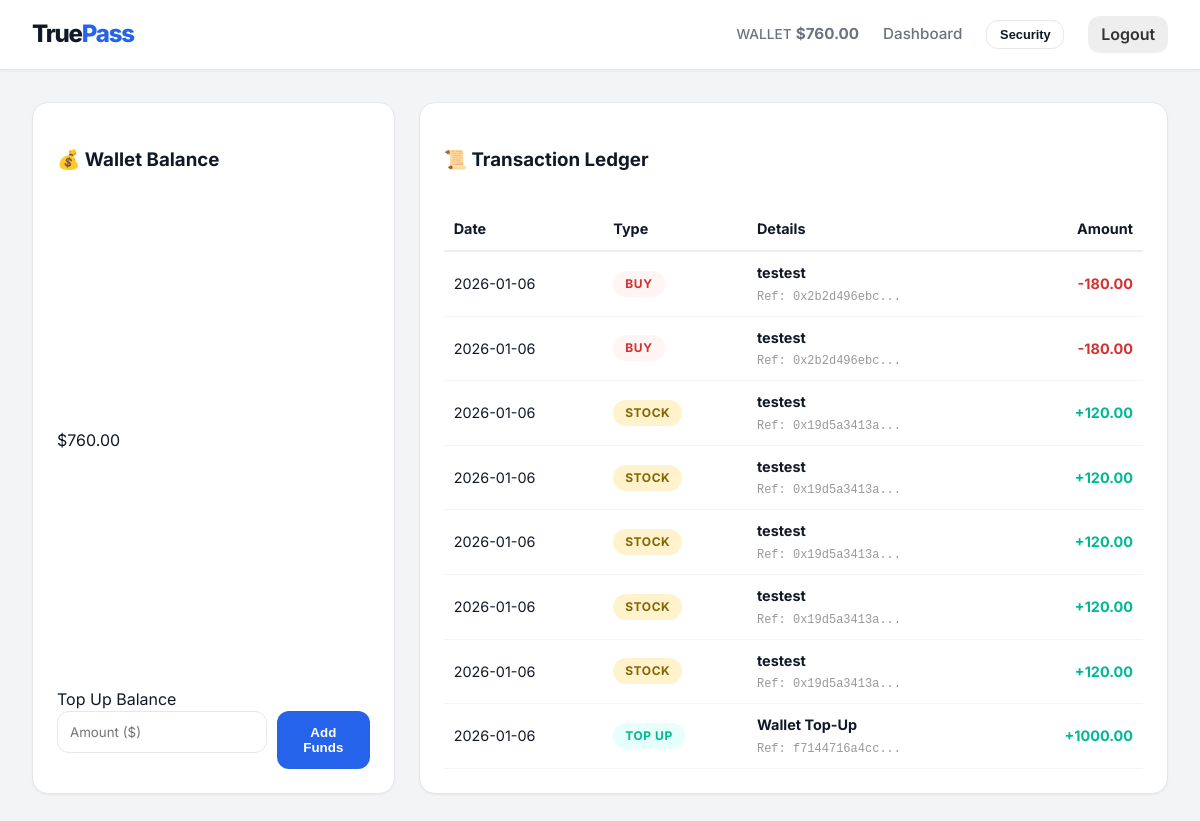
/wallet (signed in), run on the app's committed database.
### app.py (models this page shows, shortened)
class User(UserMixin, db.Model):
    id = db.Column(db.Integer, primary_key=True)
    username = db.Column(db.String(100), unique=True, nullable=False)
    password_hash = db.Column(db.String(200), nullable=False)
    wallet_address = db.Column(db.String(42), unique=True, nullable=False, index=True)
    balance = db.Column(db.Float, default=0.0)
    role = db.Column(db.String(20), nullable=False) # admin, organizer, reseller, customer
    parent_address = db.Column(db.String(42), nullable=True) # Hierarchy tracking
    is_active = db.Column(db.Boolean, default=True) # Account status

class Transaction(db.Model):
    id = db.Column(db.Integer, primary_key=True)
    tx_hash = db.Column(db.String(66))
    ticket_id = db.Column(db.Integer, nullable=True)
    event_name = db.Column(db.String(150), nullable=True)
    from_address = db.Column(db.String(42))
    to_address = db.Column(db.String(42))
    amount = db.Column(db.Float)
    timestamp = db.Column(db.DateTime, server_default=db.func.now())
    type = db.Column(db.String(20)) # 'MINT', 'TOPUP', 'PURCHASE', 'SALE', 'WITHDRAW'

### app.py (the view)
@app.route('/wallet', methods=['GET', 'POST'])
@login_required
def wallet():
    if request.method == 'POST':
        amt = float(request.form['amount'])
        current_user.balance += amt
        log_ledger(secrets.token_hex(16), None, "Wallet Top-Up", "BANK", current_user.wallet_address, amt, "TOPUP")
        db.session.commit()
        return redirect(url_for('wallet'))
    txs = Transaction.query.filter(
        (Transaction.from_address == current_user.wallet_address) |
        (Transaction.to_address == current_user.wallet_address)
    ).order_by(Transaction.timestamp.desc()).all()
    return render_template('wallet.html', transactions=txs)

### app.py (called while the page is built)
@login_manager.user_loader
def load_user(user_id):
    return User.query.get(int(user_id))

### templates/wallet.html (shortened to what this page needs)
{% extends "base.html" %}
{% block content %}
<div class="grid">
    <div class="card">
        <h3>💰 Wallet Balance</h3>
        <div class="price-tag" style="margin: 1rem 0;">${{ "%.2f"|format(current_user.balance) }}</div>
        {% if current_user.role == 'organizer' %}
            <form action="{{ url_for('withdraw') }}" method="POST">
                <input type="number" name="amount" placeholder="Amount" max="{{ current_user.balance }}" step="0.01" required>
                <button class="btn btn-accent" style="width:100%;">Withdraw Funds</button>
            </form>
        {% else %}
            <form action="{{ url_for('wallet') }}" method="POST">
                <label>Top Up Balance</label>
                <div style="display:flex; gap:10px;">
                    <input type="number" name="amount" placeholder="Amount ($)" min="1" step="0.01" required>
                    <button class="btn btn-accent">Add Funds</button>
                </div>
            </form>
        {% endif %}
    </div>
    <div class="card" style="grid-column: span 2;">
        <h3>📜 Transaction Ledger</h3>
        <table style="width:100%; border-collapse:collapse; margin-top:1rem; font-size:0.9rem;">
            <thead>
                <tr style="border-bottom:2px solid #eee; text-align:left;">
                    <th style="padding:10px;">Date</th>
                    <th style="padding:10px;">Type</th>
                    <th style="padding:10px;">Details</th>
                    <th style="padding:10px; text-align:right;">Amount</th>
                </tr>
            </thead>
            <tbody>
                {% for tx in transactions %}
                <tr style="border-bottom:1px solid #f4f4f4;">
                    <td style="padding:10px;">{{ tx.timestamp.strftime('%Y-%m-%d') }}</td>
                    <td style="padding:10px;">
                        {% set t = tx.type if tx.type else 'UNKNOWN' %}
                        {% if t == 'TOPUP' %}<span class="tag" style="background:#e6fffa; color:#00b894;">TOP UP</span>
                        {% elif t == 'WITHDRAW' %}<span class="tag" style="background:#fff5f5; color:#d63031;">WITHDRAW</span>
                        {% elif t == 'PURCHASE' %}<span class="tag" style="background:#fff5f5; color:#d63031;">BUY</span>
                        {% elif t == 'SALE' %}<span class="tag" style="background:#f0f9ff; color:#0984e3;">SOLD</span>
                        {% elif t == 'MINT' %}<span class="tag" style="background:#f0f0f0; color:#333;">MINT</span>
                        {% elif t == 'WHOLESALE' %}<span class="tag" style="background:#fff3cd; color:#856404;">STOCK</span>
                        {% else %}<span class="tag">{{ t }}</span>
                        {% endif %}
                    </td>
                    <td style="padding:10px;">
                        {% if tx.event_name %}
                            <strong>{{ tx.event_name }}</strong>
                        {% else %}
                            -
                        {% endif %}
                        <div style="font-size:0.75rem; color:#999; font-family:monospace; margin-top: 4px;">
                            Ref: {{ tx.tx_hash[:12] }}...
                        </div>
                    </td>
                    <td style="padding:10px; text-align:right; font-weight:bold;"
                        class="{{ 'tx-plus' if tx.to_address == current_user.wallet_address else 'tx-minus' }}">
                        {{ '+' if tx.to_address == current_user.wallet_address else '-' }}{{ "%.2f"|format(tx.amount) }}
                    </td>
                </tr>
                {% else %}
                <tr>
                    <td colspan="4" style="padding:30px; text-align:center; color: #888;">
                        No transactions found in your ledger.
                    </td>
                </tr>
                {% endfor %}
            </tbody>
        </table>
    </div>
</div>
{% endblock %}

### templates/base.html (shortened to what this page needs)
<!DOCTYPE html>
<html lang="en">
<head>
    <link rel="stylesheet" href="{{ url_for('static', filename='style.css') }}">
</head>
<body>
    <nav class="navbar">
        <div class="nav-container">
            <a href="{{ url_for('index') }}" class="logo">True<span class="text-accent">Pass</span></a>
            <div class="nav-links">
                {% if current_user.is_authenticated %}
                    <a href="{{ url_for('wallet') }}" class="nav-item">
                        <span style="color:var(--text-secondary); font-size:0.9em;">WALLET</span>
                        <span style="font-weight:bold;">${{ "%.2f"|format(current_user.balance) }}</span>
                    </a>
                    <a href="{{ url_for('dashboard') }}" class="nav-item">Dashboard</a>
                    <button onclick="openModal('passwordModal')" class="btn btn-outline" style="padding: 0.4rem 0.8rem; font-size: 0.8rem;">
                        Security
                    </button>
                    <a href="{{ url_for('logout') }}" class="btn btn-sm" style="background:#eee; color:#333; padding: 0.4rem 0.8rem;">Logout</a>
                {% else %}
                    <a href="{{ url_for('login') }}" class="nav-item">Log In</a>
                    <a href="{{ url_for('register') }}" class="btn btn-accent btn-sm">Sign Up</a>
                {% endif %}
            </div>
        </div>
    </nav>
    <main class="container">
        {% block content %}{% endblock %}
    </main>
</body>
</html>

### static/style.css (style rules this page uses)
:root { --bg-color: #F3F4F6; --surface-color: #FFFFFF; --text-primary: #111827; --text-secondary: #6B7280; --accent-color: #2563EB; --accent-hover: #1D4ED8; --border-color: #E5E7EB; --radius-lg: 16px; --radius-md: 12px; --shadow-sm: 0 1px 2px 0 rgba(0, 0, 0, 0.05); --shadow-md: 0 4px 6px -1px rgba(0, 0, 0, 0.1), 0 2px 4px -1px rgba(0, 0, 0, 0.06); --font-sans: 'Inter', system-ui, -apple-system, sans-serif; }
body { background-color: var(--bg-color); color: var(--text-primary); font-family: var(--font-sans); margin: 0; line-height: 1.5; }
.navbar { background: var(--surface-color); border-bottom: 1px solid var(--border-color); padding: 1rem 0; box-shadow: var(--shadow-sm); }
.nav-container { max-width: 1200px; margin: 0 auto; padding: 0 2rem; display: flex; justify-content: space-between; align-items: center; }
.logo { font-weight: 800; font-size: 1.5rem; text-decoration: none; color: var(--text-primary); letter-spacing: -0.05em; }
.nav-links { display: flex; gap: 1.5rem; align-items: center; }
.nav-item { text-decoration: none; color: var(--text-secondary); font-weight: 500; font-size: 0.95rem; transition: color 0.2s; }
.container { max-width: 1200px; margin: 2rem auto; padding: 0 2rem; }
.grid { display: grid; grid-template-columns: repeat(auto-fill, minmax(350px, 1fr)); gap: 1.5rem; margin-top: 1.5rem; }
.card { background: var(--surface-color); border: 1px solid var(--border-color); border-radius: var(--radius-lg); padding: 1.5rem; box-shadow: var(--shadow-sm); transition: all 0.2s ease; display: flex; flex-direction: column; justify-content: space-between; }
.btn { padding: 0.75rem 1.5rem; background-color: var(--text-primary); color: white; border: none; border-radius: var(--radius-md); font-weight: 600; cursor: pointer; text-decoration: none; display: inline-flex; align-items: center; justify-content: center; gap: 8px; transition: background 0.2s; }
.btn-accent { background-color: var(--accent-color); }
.btn-outline { background: transparent; border: 1px solid var(--border-color); color: var(--text-primary); }
input, select { width: 100%; padding: 0.75rem; margin-bottom: 1rem; border: 1px solid var(--border-color); border-radius: var(--radius-md); box-sizing: border-box; font-family: inherit; }
.tag { display: inline-block; padding: 0.25rem 0.75rem; border-radius: 999px; font-size: 0.75rem; font-weight: 700; text-transform: uppercase; letter-spacing: 0.05em; background: #E5E7EB; }
.text-accent { color: var(--accent-color); }

### templates/wallet.html (style rules this page uses)
.tx-plus { color: #00b894; }
.tx-minus { color: #d63031; }

### data on the page
User: balance "760.00"
Transaction: timestamp "2026-01-06", type "BUY", event_name "testest", tx_hash "0x2b2d496ebc", to_address.wallet_address "-", amount "180.00"
Transaction: timestamp "2026-01-06", type "BUY", event_name "testest", tx_hash "0x2b2d496ebc", to_address.wallet_address "-", amount "180.00"
Transaction: timestamp "2026-01-06", type "STOCK", event_name "testest", tx_hash "0x19d5a3413a", to_address.wallet_address "+", amount "120.00"
Transaction: timestamp "2026-01-06", type "STOCK", event_name "testest", tx_hash "0x19d5a3413a", to_address.wallet_address "+", amount "120.00"
Transaction: timestamp "2026-01-06", type "STOCK", event_name "testest", tx_hash "0x19d5a3413a", to_address.wallet_address "+", amount "120.00"
Transaction: timestamp "2026-01-06", type "STOCK", event_name "testest", tx_hash "0x19d5a3413a", to_address.wallet_address "+", amount "120.00"
Transaction: timestamp "2026-01-06", type "STOCK", event_name "testest", tx_hash "0x19d5a3413a", to_address.wallet_address "+", amount "120.00"
Transaction: timestamp "2026-01-06", type "TOP UP", event_name "Wallet Top-Up", tx_hash "f7144716a4cc", to_address.wallet_address "+", amount "1000.00"
